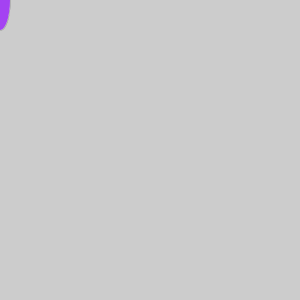
Frame 1 (no input)
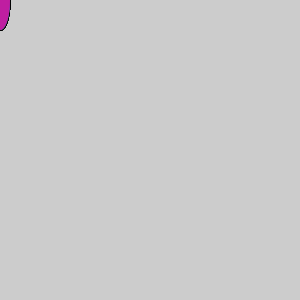
Frame 60 (the mouse pressed at the canvas centre just before this capture)
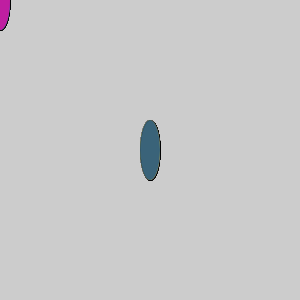
Frame 120 (the mouse held since frame 60 and released just before this capture)

The Processing sketch that drew these frames (run headless with seeded random() and noise(); from frame 60 on, the mouse is pressed at the canvas centre):

// Processing sketch: processing_93872
// ── processing_93872.pde

int circleX = 0;
int circleY = 100;

void setup () {
  
 size(300,300);
}

void draw () {
  float r = random(255);
  float g = random(255);
  float b = random(255);

  strokeWeight(0);
  fill(r,g,b);
  ellipse(mouseX, mouseY,20,60);
  
}
  
